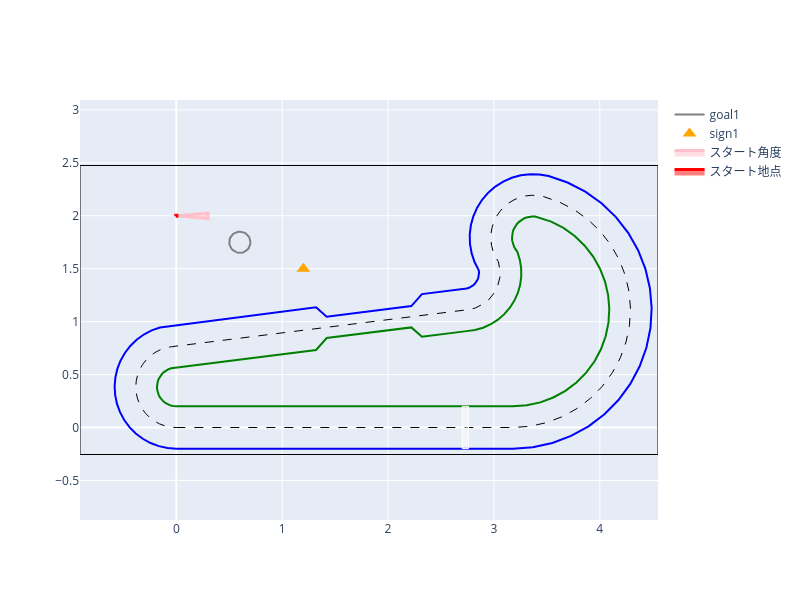

The notebook cell saved with this chart:
### Markdown cell above
# チュートリアル2

下記の命令を組み合わせてプログラムを書き、ロボットを回転させて標識(標識名はsign1)が正面にくる位置で止まってから、直進して標識までのちょうど半分の距離まで進んで止まろう。
標識は開始時点でカメラの視界内に必ずあるよ。

## 取り組み方
1. 使える命令を理解する
    - move,rotate,waitはチュートリアル1と同じ。searchが追加。
2. 下のセルを実行して、ロボットの限界速度や、ロボットが存在する初期位置やチェックポイント（goal）を把握する
3. ２つ下のセル内にプログラムを書き実行して結果を見る

|使える命令|意味|指定できる値|使い方|
|--|--|--|--|
|move|一定速度で前に進む|v=速度[m/s]|move(v=0.2)|
|move|一定時間だけ一定速度で前に進む|v=速度[m/s], t=時間[s]|move(v=0.2, t=1.0)|
|rotate|一定速度で回転する|w=回転速度[度/s]|rotate(w=90)|
|rotate|一定時間だけ一定速度で回転する|w=回転速度[度/s], t=時間[s]|rotate(w=90, t=1.0)|
|wait|直前の命令が終わるまで待つ|-|wait()|
|search|標識を見つける（複数見つかった場合は、最も近いもの）|-|pos = Search()|
|search|特定の標識を見つける（複数見つかった場合は、最も近いもの）|name = "標識名"|pos = Search(name="sign1")|

- pos = search() が返す値には下記が含まれる
  - pos.x: 見つけた標識の前方位置[m]　※前方が正
  - pox.y: 見つけた標識の左右位置[m]　※左側が正、右側は負
  - pos.r: 見つけた標識への距離[m]
  - pos.theta: 見つけた標識の角度[度]　※左側が正、右側は負
  - pos.name: 見つけた標識の標識名

## 注意点
- スタート時の向きはランダムに最大5度ほどずれる

### Code cell
class Tutorial2(MissionBase):
    def __init__(self):
        super().__init__(type_b_circuit, t_max=20)
        self.goals = [
            GoalCircle((0.6, 1.75), 0.1, should_stop=True),
        ]
        self.initial_xy = (0.0, 2.0)
        self.random_d_yaw_deg = 5
        self.set_signs(
            [
                Sign(x=1.2, y=1.5, name="sign1"),
            ]
        )


print("最大速度", prop.max_velocity, "m/s")
print("最大回転速度", prop.max_rotate_deg, "度/s")
MissionDrawer(Tutorial2()).show()
